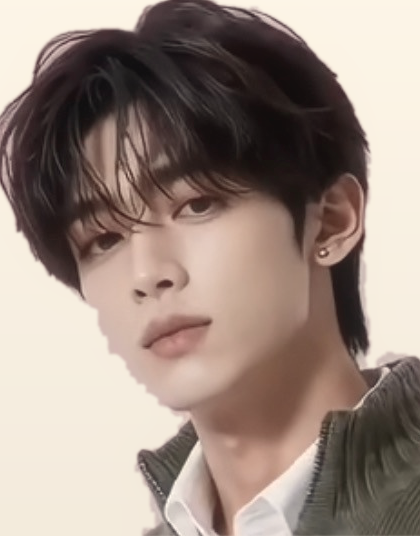
#> input picture demo/video/assets/alex_close.png, 420 x 536 px, given in place of alex_raw.jpg, which was not available
$ python prep_assets.py
#> lines starting #> are read from the running program, lines starting #| are printed output that depends on the picture; pictures that were not available may be replaced by others from this repository, and a replacement may not be noted
#!/usr/bin/env python3
"""把定妆照裁成干净素材并统一到片子的日系清新色调。
原图下半部有平台字幕和 INFJ 贴纸，只取 y<570 的干净区域。"""
import os
import numpy as np
from PIL import Image, ImageEnhance, ImageFilter

HERE = os.path.dirname(os.path.abspath(__file__))
A = os.path.join(HERE, 'assets')

def grade(im, desat=0.42, warm=(1.035, 1.005, 0.955), lift=14, gamma=0.96):
    """粉背景 -> 暖白；低对比高亮部的日系调。"""
    im = ImageEnhance.Color(im).enhance(1 - desat)
    a = np.asarray(im).astype(np.float32) / 255.0
    a = a ** gamma
    a = a * np.array(warm, dtype=np.float32)
    a = a * (1 - lift / 255.0) + lift / 255.0          # lift blacks
    a = np.clip(a, 0, 1)
    # 轻微柔光：和自身的高斯模糊做 screen 混合，制造清晨漫射感
    base = Image.fromarray((a * 255).astype(np.uint8))
    blur = base.filter(ImageFilter.GaussianBlur(18))
    b = np.asarray(blur).astype(np.float32) / 255.0
    a = 1 - (1 - a) * (1 - b * 0.22)
    return Image.fromarray((np.clip(a, 0, 1) * 255).astype(np.uint8))

def replace_backdrop(im, bg_top=(247, 242, 234), bg_bot=(233, 227, 217), feather=1.3):
    """影棚粉背景换成暖奶白。粉色背景的蓝通道高于绿通道(B-G≈+12)，
    皮肤(-16)、衣服(-1)、头发(+2)、白衬衫(+2,R-G=6)都不满足，再取与画面边缘连通的部分。"""
    import scipy.ndimage as ndi
    a = np.asarray(im).astype(np.int16)
    r, g, b = a[:, :, 0], a[:, :, 1], a[:, :, 2]
    cand = (b - g >= 5) & (r > 150) & (r - g > 25)   # 含人物边缘的粉色阴影 halo
    lab, _ = ndi.label(cand)                                      # 先标记，形态学放后面
    edge = set(lab[0, :]) | set(lab[-1, :]) | set(lab[:, 0]) | set(lab[:, -1])
    edge.discard(0)
    bgm = np.isin(lab, list(edge))                                # 只要与画面边缘连通的背景
    # border_value=1：scipy 默认把画面外当背景，会把最外一圈侵蚀掉
    bgm = ndi.binary_closing(bgm, np.ones((7, 7)), border_value=1)
    bgm = ndi.binary_opening(bgm, np.ones((3, 3)), border_value=1)
    mask = Image.fromarray((bgm * 255).astype(np.uint8)).filter(ImageFilter.GaussianBlur(feather))
    k = np.asarray(mask).astype(np.float32)[:, :, None] / 255.0
    h = a.shape[0]
    yy = np.linspace(0, 1, h, dtype=np.float32)[:, None, None]
    bg = np.array(bg_top, dtype=np.float32) * (1 - yy) + np.array(bg_bot, dtype=np.float32) * yy
    out = a.astype(np.float32) * (1 - k) + bg * k
    return Image.fromarray(np.clip(out, 0, 255).astype(np.uint8))


def main():
    raw = Image.open(os.path.join(A, 'alex_raw.jpg')).convert('RGB')
#> raw is the input picture: PIL image 420x536 RGB; mean R, G, B 155.1, 138.5, 129.2
    W, _ = raw.size
#> W = 420
    clean = raw.crop((0, 0, W, 570))                   # 文字之上的干净区
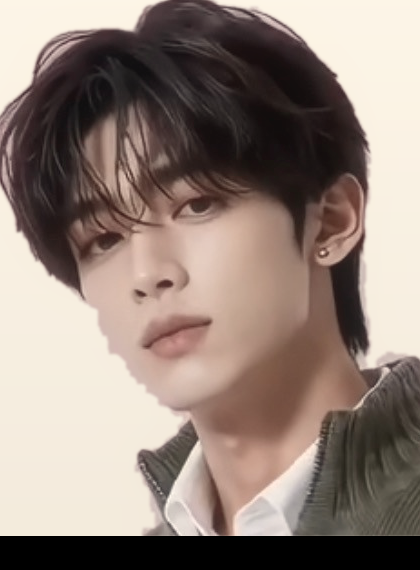
#> clean: PIL image 420x570 RGB; mean R, G, B 145.8, 130.2, 121.5
    clean = replace_backdrop(clean)
#> in replace_backdrop, `r, g, b = a[:, :, 0], a[:, :, 1], a[:, :, 2]`:
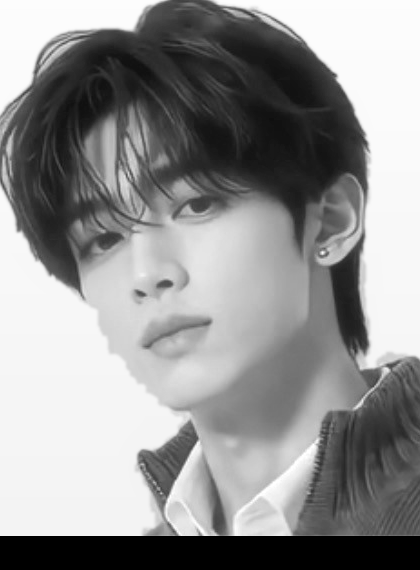
#> r: shape (570, 420) int16; min 0, max 255, mean 145.8
#> in replace_backdrop, `r, g, b = a[:, :, 0], a[:, :, 1], a[:, :, 2]`:
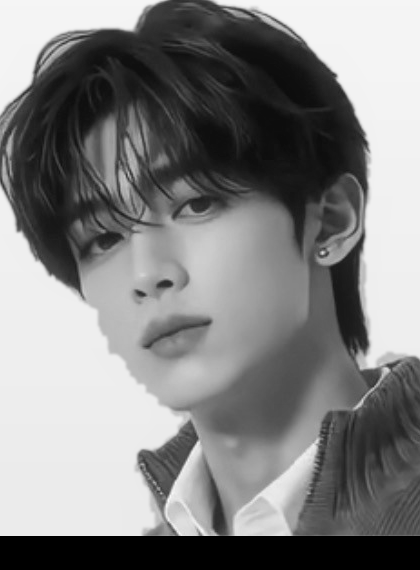
#> g: shape (570, 420) int16; min 0, max 252, mean 130.2
#> in replace_backdrop, `cand = (b - g >= 5) & (r > 150) & (r - g > 25)`: cand: shape (570, 420) bool; every value is 0
#> in replace_backdrop, `lab, _ = ndi.label(cand)`: lab: shape (570, 420) int32; every value is 0
#> in replace_backdrop, `edge = set(lab[0, :]) | set(lab[-1, :]) | set(lab[:, 0]) | set(lab[:, ..`: edge = 1 item
#> in replace_backdrop, `bgm = ndi.binary_opening(bgm, np.ones((3, 3)), border_value=1)`:
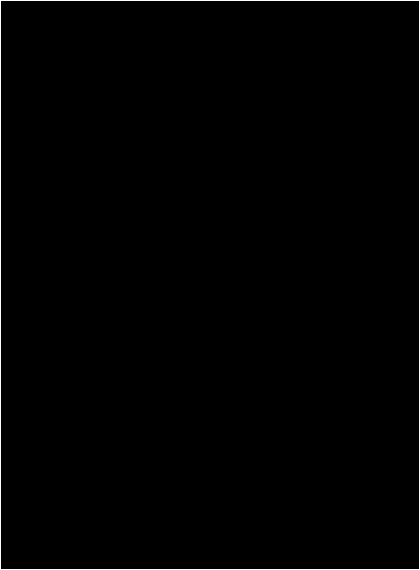
#> bgm: shape (570, 420) bool; 0.83% white in thin lines or dots
    clean = grade(clean, desat=0.30, lift=10)
#> in grade, `blur = base.filter(ImageFilter.GaussianBlur(18))`:
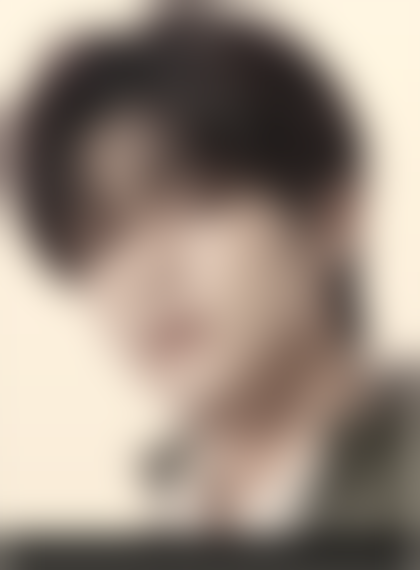
#> blur: PIL image 420x570 RGB; mean R, G, B 154.9, 140.5, 128.4
    clean.save(os.path.join(A, 'alex_portrait.png'))

    # 近景：脸部为中心，给反应镜头用
    face_cx, face_cy = 352, 300
    for name, half_w, half_h in [('close', 210, 268), ('medium', 330, 285)]:
        x0 = max(0, face_cx - half_w); x1 = min(W, face_cx + half_w)
        y0 = max(0, face_cy - half_h); y1 = min(570, face_cy + half_h)
        clean.crop((x0, y0, x1, y1)).save(os.path.join(A, f'alex_{name}.png'))
#> this loop made 2 passes
#> pass 1, in main, `clean.crop((x0, y0, x1, y1)).save(os.path.join(A, f'alex_{name}.png'))`:
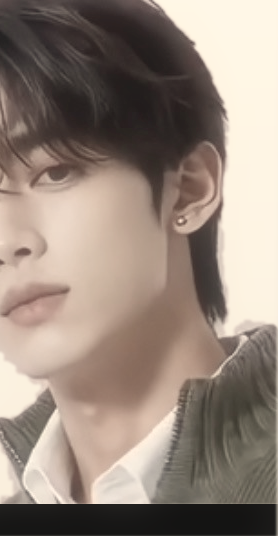
#> saved as alex_close.png: PIL image 278x536 RGB; mean R, G, B 148.6, 133.9, 123
#> pass 2, in main, `clean.crop((x0, y0, x1, y1)).save(os.path.join(A, f'alex_{name}.png'))`:
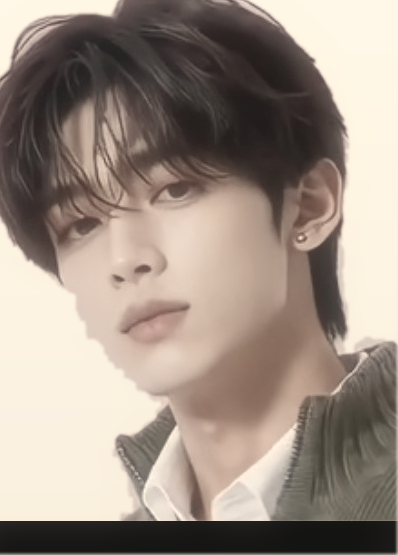
#> saved as alex_medium.png: PIL image 398x555 RGB; mean R, G, B 156.9, 143.1, 132.2
    print('portrait', clean.size)
#| portrait (420, 570)
    for n in ('close', 'medium'):
        print(n, Image.open(os.path.join(A, f'alex_{n}.png')).size)
#| close (278, 536)

if __name__ == '__main__':
    main()
